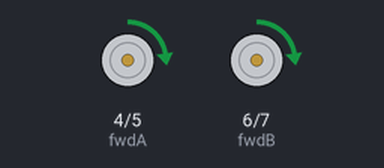
This sketch was run on a simulated Arduino Uno, built with avr-gcc and run on an emulated ATmega328P. Shown: motor-driver pin pairs drawn as motors (green arrow = first pin HIGH = forward, orange = second pin HIGH = backward, longer = more drive, scaled by the enable pin).

Above: at 0.5 s.
At 4.12 s:
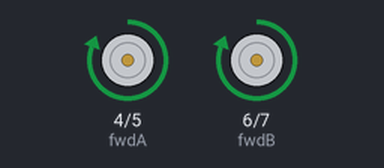
Timing chart, 0 to 4.7 s (numbered marks = the images above):
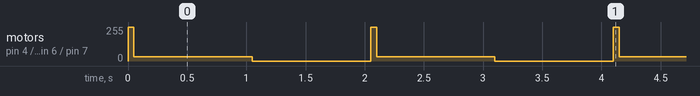

Measured:
- by itself, motor on pin 4 (fwdA) / pin 5 (bwdA), motor on pin 6 (fwdB) / pin 7 (bwdB): repeats every 2.1 s: forward 32/255 1.0 s, stopped 1.0 s, forward 255/255 0.05 s

The sketch:

testmotor.ino
```cpp
int enA = 10;
int enB = 9;//prob
int fwdA = 4;
int bwdA = 5;
int fwdB = 6;
int bwdB = 7;
int speed = 128;


void move(int speed, boolean forward = true) {

  analogWrite(enB, speed);
  analogWrite(enA, speed);
  digitalWrite(fwdA, forward);
  digitalWrite(fwdB, forward);
  digitalWrite(bwdA, !forward);
  digitalWrite(bwdB, !forward);
}

void slowMove2(int n){
  for (int i = 0; i<n;i++){
    move(speed);
    delay(10);
    stop();
    delay(50);
  }
}

void slowMove(int n){
  move(255);
  delay(50);
  move(32);
  delay(1000);
  stop();

}

void stop() {
  analogWrite(enA, 0);
  analogWrite(enB, 0);
  digitalWrite(fwdA, 0);
  digitalWrite(fwdB, 0);
  digitalWrite(bwdA, 0);
  digitalWrite(bwdB, 0);
}

void turn(boolean left, int speed) {
  analogWrite(enA, speed);
  analogWrite(enB, speed);
  digitalWrite(fwdA, !left);
  digitalWrite(fwdB, left);
  digitalWrite(bwdA, left);
  digitalWrite(bwdB, !left);
}

void turnLeft(int speed) {
  turn(true, speed);
}

void turnRight(int speed) {
  turn(false, speed);
}

void setup() {
  // put your setup code here, to run once:
pinMode(enA, OUTPUT);
  pinMode(enB, OUTPUT);
  pinMode(fwdA, OUTPUT);
  pinMode(bwdA, OUTPUT);
  pinMode(fwdB, OUTPUT);
  pinMode(bwdB, OUTPUT);

}
void loop() {
  // put your main code here, to run repeatedly:
  slowMove(20);
  delay(1000);

}
```
